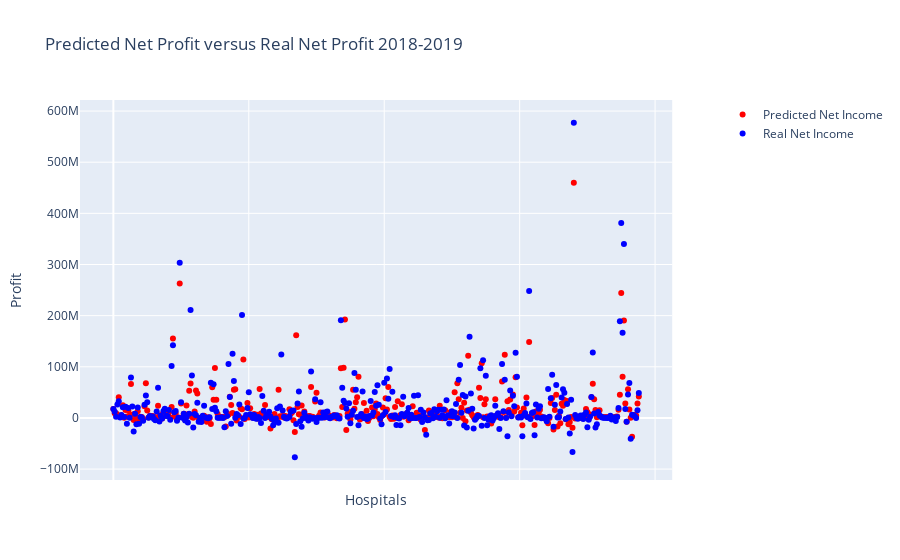

Notebook code cell kept with this figure:
### Markdown cell above
Sensitivity Checking

### Code cell
sensfuture_net_income = []

senscurrent_net_income = []
senscurrent_total_assets = []
senscurrent_med_staff = []
senscurrent_exp_edu = []
senscurrent_exp_res = []

for index, row in s2model2019.iterrows():
    sensfuture_net_income.append(row["NET_INCOME"])

for index, row in s2model2018.iterrows():
    senscurrent_net_income.append(row["NET_INCOME"])
    senscurrent_total_assets.append(row["TOT_ASST"])
    senscurrent_med_staff.append(row["MED_STAFF"])
    senscurrent_exp_edu.append(row["EXP_ED"])
    senscurrent_exp_res.append(row["EXP_RES"])
senscurrent_conditions = [[senscurrent_net_income[x], senscurrent_total_assets[x], senscurrent_med_staff[x], senscurrent_exp_edu[x], senscurrent_exp_res[x]] for x in range(len(senscurrent_net_income))]

senspred_net_income = []
for condition in senscurrent_conditions:
    senspred_net_income.append(coefficients[0] * condition[0] + coefficients[1] * condition[1] + coefficients[2] * condition[2] + coefficients[3] * condition[3] + coefficients[4] * coefficients[4])

for val in range(len(senspred_net_income)):
    senspred_net_income[val] += diff

scalefactor = max(max(sensfuture_net_income), max(senspred_net_income)) - min(min(sensfuture_net_income), min(senspred_net_income))

sum1 = 0
for val in range(len(senspred_net_income)):
    sum1 += abs(senspred_net_income[val] - sensfuture_net_income[val]) ** 2  / scalefactor ** 2
print(sum1/len(senspred_net_income))

fig = make_subplots(specs=[[{"secondary_y": True}]])

pred = go.Scatter(x = [x for x in range(len(senspred_net_income))], y = pred_net_income,  mode = "markers", marker = dict(color = "red"), name = "Predicted Net Income")
fut = go.Scatter(x = [x for x in range(len(sensfuture_net_income))], y = future_net_income,  mode = "markers", marker = dict(color = "blue"), name = "Real Net Income")

fig.add_trace(pred)
fig.add_trace(fut)

fig.update_layout(title = "Predicted Net Profit versus Real Net Profit 2018-2019", yaxis1_title = "Profit", xaxis1_title = "Hospitals")
fig.update_xaxes(showticklabels=False)

### Figure 1 — Plotly figure (JSON) as saved in the notebook; plotly's stock layout.template omitted (floating-point values rounded to 4 significant figures; data arrays with more than 128 entries replaced by an {"elided": "..."} marker saying what was removed)
{"data": [{"marker": {"color": "red"}, "mode": "markers", "name": "Predicted Net Income", "type": "scatter", "x": {"elided": "389 int values"}, "y": {"elided": "396 float values"}}, {"marker": {"color": "blue"}, "mode": "markers", "name": "Real Net Income", "type": "scatter", "x": {"elided": "389 int values"}, "y": {"elided": "396 int values"}}], "layout": {"title": {"text": "Predicted Net Profit versus Real Net Profit 2018-2019"}, "xaxis": {"anchor": "y", "domain": [0, 0.94], "showticklabels": false, "title": {"text": "Hospitals"}}, "yaxis": {"anchor": "x", "domain": [0, 1], "title": {"text": "Profit"}}, "yaxis2": {"anchor": "x", "overlaying": "y", "side": "right"}}}
